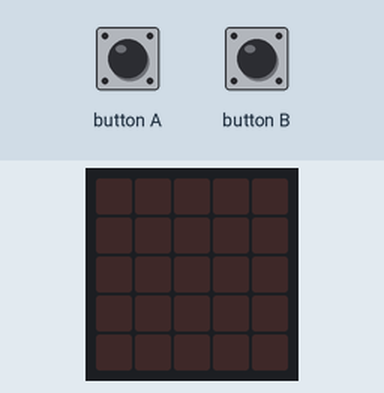
This program was run on a simulated BBC micro:bit (MakeCode). Parts: the board's 5×5 LED display. The test bench sets the inputs (shaded band).

Above: at 1.2 s.
1.3 s: button B pressed for 0.15 s
At 1.65 s:
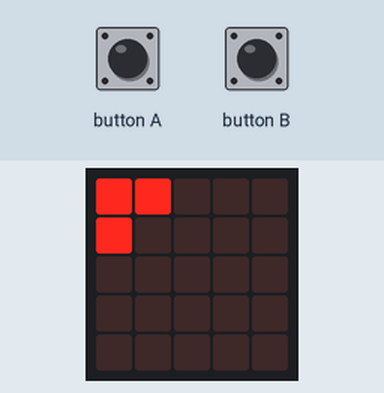
At 2.05 s:
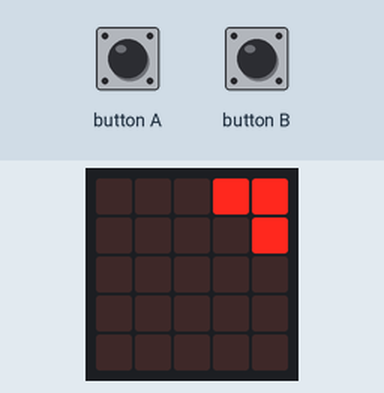
4.4 s: button A pressed for 0.15 s
At 5.4 s:
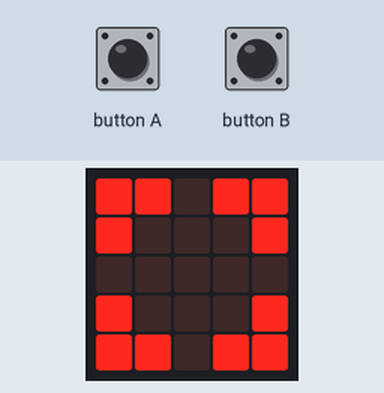
Timing chart, 0 to 7.4 s (numbered marks = the images above; inputs shaded):
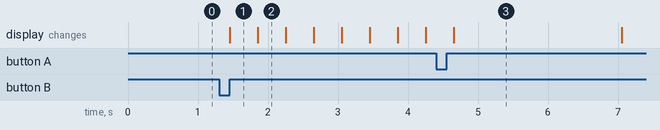

The program:

main.ts
```typescript
input.onButtonPressed(Button.A, function () {
    basic.showLeds(`
        # # . # #
        # . . . #
        . . . . .
        # . . . #
        # # . # #
        `)
    basic.pause(2000)
    basic.clearScreen()
})
input.onButtonPressed(Button.B, function () {
    for (let index = 0; index < 4; index++) {
        basic.showLeds(`
            # # . . .
            # . . . .
            . . . . .
            . . . . .
            . . . . .
            `)
        basic.showLeds(`
            . . . # #
            . . . . #
            . . . . .
            . . . . .
            . . . . .
            `)
    }
})
```

test.ts
```typescript
// aquí va el archivo "tests"; esto no se compilará cuando este paquete se utilice como una extensión.
```

Measured:
- after the input at 1.3 s, the display: changes after 0.15 s (image 1)
- after the input at 4.4 s, the display: changes after 0.25 s (image 3)
- what the display in image 1 shows lasts 0.4 s, from 1.5 s to 1.9 s
